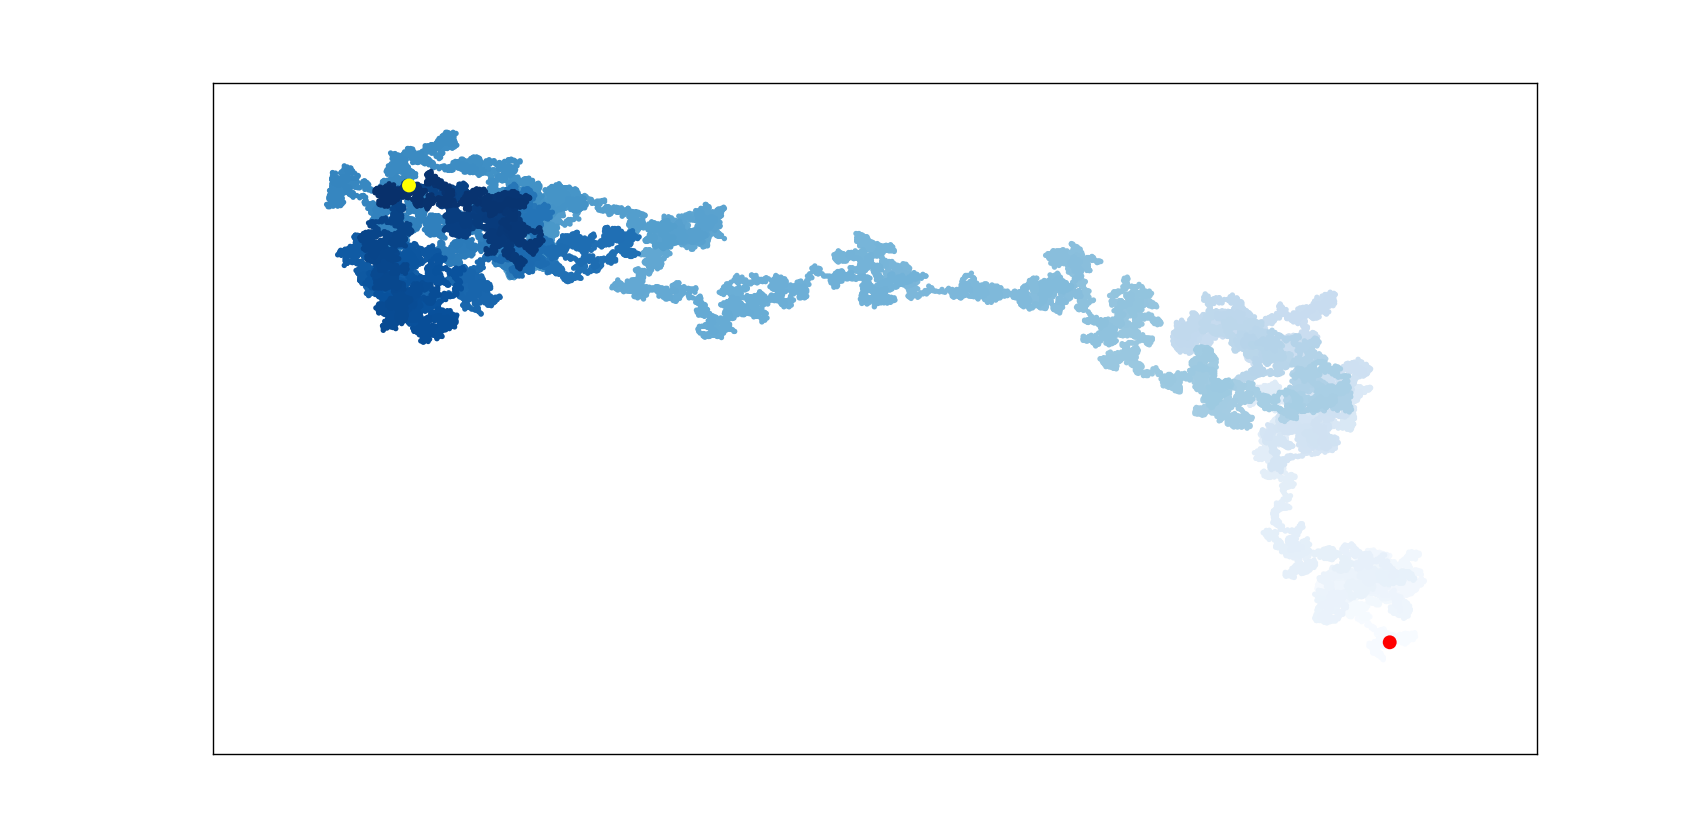

Generate this figure with Python:

import matplotlib.pyplot as plt

from random_walk import RandomWalk

while True:
    # Create an instance of 'RandomWalk' class as 'rw'
    rw = RandomWalk()
    # Set the 'num_points' attribute of the class instance 'rw' to 50000
    rw.num_points = 50000
    # Call the 'fill_walk' method of the class instance 'rw'
    rw.fill_walk()
    plt.style.use('classic')
    fig, ax = plt.subplots()
    # 'point_number' is a list of points which the 'cmap' method follows in displaying the magnitude of each point
    point_numbers = range(rw.num_points)
    # Plotting the points produced between the start and end points
    ax.scatter(rw.x_values, rw.y_values, c=point_numbers, cmap=plt.cm.Blues, edgecolors='none', s=15)
    # Plotting the starting point which has a co-ordinate of (0,0)
    ax.scatter(0, 0, c='red', edgecolors='none', s=100)
    # Plotting the final point which has a co-ordinate of (rw.x_values[-1], rw.y_values[-1])
    ax.scatter(rw.x_values[-1], rw.y_values[-1], c='yellow', edgecolors='none', s=100)
    # Get the horizontal axis and set its visibility to 'False'
    ax.get_xaxis().set_visible(False)
    # Get the vertical axis and set its visibility to 'False'
    ax.get_yaxis().set_visible(False)
    plt.show()

    keep_running = input('Make another walk? (y/n): ')
    if keep_running == 'n':
        break
